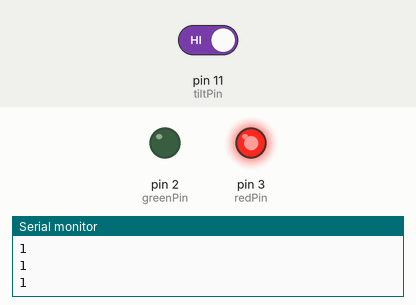
This sketch was run on a simulated Arduino Uno, built with avr-gcc and run on an emulated ATmega328P. On the bench: output pins drawn as LEDs (lit = HIGH), the last lines printed to the serial monitor. Inputs (shaded band) come from the test bench; at power-on: pin 11 (tiltPin) HIGH.

Above: at 1.2 s.
1.3 s: pin 11 (tiltPin) driven LOW
At 2.6 s:
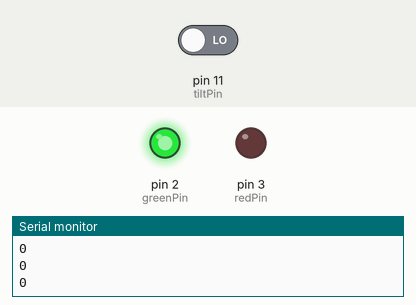
2.9 s: pin 11 (tiltPin) driven HIGH
At 4.0 s:
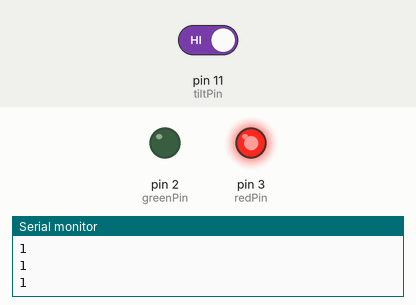
Timing chart, 0 to 5.9 s (numbered marks = the images above; inputs shaded):
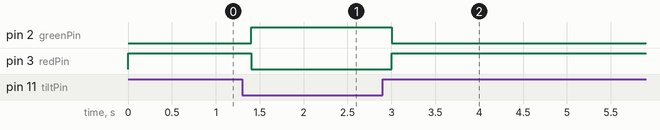

Measured:
- after the input at 1.3 s, pin 2 (greenPin): LOW → HIGH after 0.10 s; pin 3 (redPin): HIGH → LOW after 0.10 s
- after the input at 2.9 s, pin 2 (greenPin): HIGH → LOW after 0.10 s; pin 3 (redPin): LOW → HIGH after 0.10 s

The sketch:

tilt_switch.ino
```cpp
int tiltPin = 11;
int greenPin = 2;
int redPin = 3;
int tiltValue;

void setup() {
  // put your setup code here, to run once:
  pinMode(tiltPin, INPUT);
  pinMode(greenPin, OUTPUT);
  pinMode(redPin, OUTPUT);
  digitalWrite(tiltPin, HIGH);
  Serial.begin(9600);
}

void loop() {
  // put your main code here, to run repeatedly:
  tiltValue = digitalRead(tiltPin);
  Serial.println(tiltValue);
  if(tiltValue == 0){
    digitalWrite(greenPin, HIGH);
    digitalWrite(redPin, LOW);
  } else {
    digitalWrite(greenPin, LOW);
    digitalWrite(redPin, HIGH);
  }
  delay(200);
}
```
